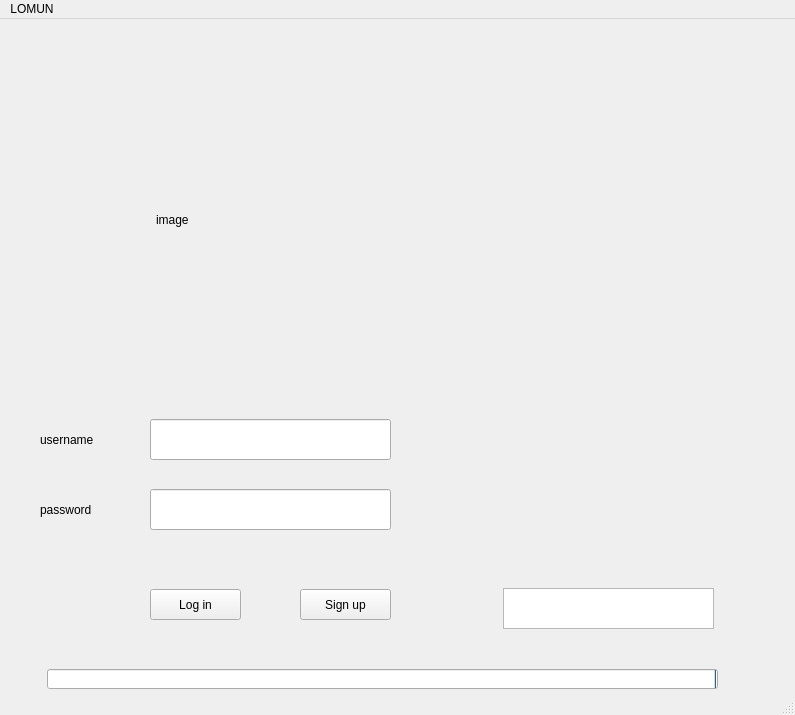
<?xml version="1.0" encoding="UTF-8"?>
<ui version="4.0">
 <class>LoginPage</class>
 <widget class="QMainWindow" name="LoginPage">
  <property name="geometry">
   <rect>
    <x>0</x>
    <y>0</y>
    <width>795</width>
    <height>715</height>
   </rect>
  </property>
  <property name="windowTitle">
   <string>LOMUN</string>
  </property>
  <widget class="QWidget" name="centralWidget">
   <widget class="QLineEdit" name="user">
    <property name="geometry">
     <rect>
      <x>150</x>
      <y>400</y>
      <width>241</width>
      <height>41</height>
     </rect>
    </property>
   </widget>
   <widget class="QLineEdit" name="pass">
    <property name="geometry">
     <rect>
      <x>150</x>
      <y>470</y>
      <width>241</width>
      <height>41</height>
     </rect>
    </property>
    <property name="echoMode">
     <enum>QLineEdit::Password</enum>
    </property>
   </widget>
   <widget class="QLabel" name="label_2">
    <property name="geometry">
     <rect>
      <x>40</x>
      <y>410</y>
      <width>71</width>
      <height>21</height>
     </rect>
    </property>
    <property name="text">
     <string>username</string>
    </property>
   </widget>
   <widget class="QLabel" name="label_3">
    <property name="geometry">
     <rect>
      <x>40</x>
      <y>480</y>
      <width>71</width>
      <height>21</height>
     </rect>
    </property>
    <property name="text">
     <string>password</string>
    </property>
   </widget>
   <widget class="QPushButton" name="login">
    <property name="geometry">
     <rect>
      <x>150</x>
      <y>570</y>
      <width>91</width>
      <height>31</height>
     </rect>
    </property>
    <property name="text">
     <string>Log in</string>
    </property>
   </widget>
   <widget class="QPushButton" name="signup">
    <property name="geometry">
     <rect>
      <x>300</x>
      <y>570</y>
      <width>91</width>
      <height>31</height>
     </rect>
    </property>
    <property name="text">
     <string>Sign up</string>
    </property>
   </widget>
   <widget class="QTextEdit" name="textEdit">
    <property name="geometry">
     <rect>
      <x>503</x>
      <y>569</y>
      <width>211</width>
      <height>41</height>
     </rect>
    </property>
   </widget>
   <widget class="QProgressBar" name="progressBar">
    <property name="geometry">
     <rect>
      <x>47</x>
      <y>650</y>
      <width>671</width>
      <height>20</height>
     </rect>
    </property>
    <property name="value">
     <number>0</number>
    </property>
    <property name="textVisible">
     <bool>true</bool>
    </property>
    <property name="invertedAppearance">
     <bool>true</bool>
    </property>
    <property name="format">
     <string/>
    </property>
   </widget>
   <widget class="QLabel" name="image">
    <property name="geometry">
     <rect>
      <x>156</x>
      <y>140</y>
      <width>421</width>
      <height>121</height>
     </rect>
    </property>
    <property name="text">
     <string>image</string>
    </property>
   </widget>
  </widget>
  <widget class="QStatusBar" name="statusBar"/>
  <widget class="QMenuBar" name="menuBar">
   <property name="geometry">
    <rect>
     <x>0</x>
     <y>0</y>
     <width>795</width>
     <height>22</height>
    </rect>
   </property>
   <widget class="QMenu" name="menuLOMUN">
    <property name="title">
     <string>LOMUN</string>
    </property>
   </widget>
   <addaction name="menuLOMUN"/>
  </widget>
 </widget>
 <layoutdefault spacing="6" margin="11"/>
 <resources/>
 <connections/>
</ui>
